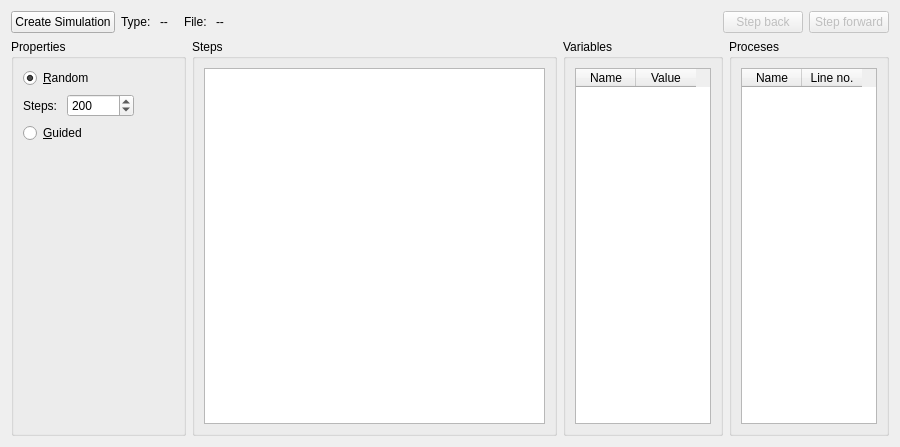
            <widget class="QWidget" name="scrollAreaWidgetContents_4">
             <property name="geometry">
              <rect>
               <x>0</x>
               <y>0</y>
               <width>900</width>
               <height>447</height>
              </rect>
             </property>
             <layout class="QVBoxLayout" name="verticalLayout_3">
              <item>
               <layout class="QHBoxLayout" name="horizontalLayout_4">
                <item>
                 <widget class="QPushButton" name="buttonRandomSim">
                  <property name="sizePolicy">
                   <sizepolicy hsizetype="Maximum" vsizetype="Fixed">
                    <horstretch>0</horstretch>
                    <verstretch>0</verstretch>
                   </sizepolicy>
                  </property>
                  <property name="text">
                   <string>Create Simulation</string>
                  </property>
                 </widget>
                </item>
                <item>
                 <widget class="QLabel" name="type">
                  <property name="sizePolicy">
                   <sizepolicy hsizetype="Fixed" vsizetype="Fixed">
                    <horstretch>0</horstretch>
                    <verstretch>0</verstretch>
                   </sizepolicy>
                  </property>
                  <property name="text">
                   <string>Type: </string>
                  </property>
                 </widget>
                </item>
                <item>
                 <widget class="QLabel" name="labelSimType">
                  <property name="sizePolicy">
                   <sizepolicy hsizetype="Preferred" vsizetype="Fixed">
                    <horstretch>0</horstretch>
                    <verstretch>0</verstretch>
                   </sizepolicy>
                  </property>
                  <property name="text">
                   <string>--</string>
                  </property>
                 </widget>
                </item>
                <item>
                 <spacer name="horizontalSpacer_3">
                  <property name="orientation">
                   <enum>Qt::Horizontal</enum>
                  </property>
                  <property name="sizeType">
                   <enum>QSizePolicy::Fixed</enum>
                  </property>
                  <property name="sizeHint" stdset="0">
                   <size>
                    <width>10</width>
                    <height>20</height>
                   </size>
                  </property>
                 </spacer>
                </item>
                <item>
                 <widget class="QLabel" name="file_2">
                  <property name="sizePolicy">
                   <sizepolicy hsizetype="Fixed" vsizetype="Fixed">
                    <horstretch>0</horstretch>
                    <verstretch>0</verstretch>
                   </sizepolicy>
                  </property>
                  <property name="text">
                   <string>File: </string>
                  </property>
                 </widget>
                </item>
                <item>
                 <widget class="QLabel" name="labelSimFile">
                  <property name="sizePolicy">
                   <sizepolicy hsizetype="Preferred" vsizetype="Fixed">
                    <horstretch>0</horstretch>
                    <verstretch>0</verstretch>
                   </sizepolicy>
                  </property>
                  <property name="text">
                   <string>--</string>
                  </property>
                 </widget>
                </item>
                <item>
                 <spacer name="horizontalSpacer_4">
                  <property name="orientation">
                   <enum>Qt::Horizontal</enum>
                  </property>
                  <property name="sizeHint" stdset="0">
                   <size>
                    <width>40</width>
                    <height>20</height>
                   </size>
                  </property>
                 </spacer>
                </item>
                <item>
                 <widget class="QPushButton" name="buttonSimBackward">
                  <property name="enabled">
                   <bool>false</bool>
                  </property>
                  <property name="text">
                   <string>Step back</string>
                  </property>
                  <property name="icon">
                   <iconset theme="go-previous">
                    <normaloff>.</normaloff>.</iconset>
                  </property>
                 </widget>
                </item>
                <item>
                 <widget class="QPushButton" name="buttonSimForward">
                  <property name="enabled">
                   <bool>false</bool>
                  </property>
                  <property name="text">
                   <string>Step forward</string>
                  </property>
                  <property name="icon">
                   <iconset theme="go-next">
                    <normaloff>.</normaloff>.</iconset>
                  </property>
                 </widget>
                </item>
               </layout>
              </item>
              <item>
               <layout class="QHBoxLayout" name="horizontalLayout_11">
                <item>
                 <layout class="QVBoxLayout" name="Simulation">
                  <item>
                   <widget class="QGroupBox" name="group_newSim">
                    <property name="sizePolicy">
                     <sizepolicy hsizetype="Maximum" vsizetype="Preferred">
                      <horstretch>0</horstretch>
                      <verstretch>0</verstretch>
                     </sizepolicy>
                    </property>
                    <property name="title">
                     <string>Properties</string>
                    </property>
                    <layout class="QVBoxLayout" name="verticalLayout_8">
                     <item>
                      <widget class="QRadioButton" name="radioRandomSim">
                       <property name="text">
                        <string>&amp;Random</string>
                       </property>
                       <property name="checked">
                        <bool>true</bool>
                       </property>
                      </widget>
                     </item>
                     <item>
                      <layout class="QHBoxLayout" name="horizontalLayout">
                       <item>
                        <widget class="QLabel" name="label">
                         <property name="sizePolicy">
                          <sizepolicy hsizetype="Maximum" vsizetype="Preferred">
                           <horstretch>0</horstretch>
                           <verstretch>0</verstretch>
                          </sizepolicy>
                         </property>
                         <property name="text">
                          <string>Steps: </string>
                         </property>
                        </widget>
                       </item>
                       <item>
                        <widget class="QSpinBox" name="spinBoxSteps">
                         <property name="sizePolicy">
                          <sizepolicy hsizetype="Maximum" vsizetype="Fixed">
                           <horstretch>0</horstretch>
                           <verstretch>0</verstretch>
                          </sizepolicy>
                         </property>
                         <property name="maximum">
                          <number>100000</number>
                         </property>
                         <property name="singleStep">
                          <number>100</number>
                         </property>
                         <property name="value">
                          <number>200</number>
                         </property>
                        </widget>
                       </item>
                       <item>
                        <spacer name="horizontalSpacer">
                         <property name="orientation">
                          <enum>Qt::Horizontal</enum>
                         </property>
                         <property name="sizeHint" stdset="0">
                          <size>
                           <width>40</width>
                           <height>20</height>
                          </size>
                         </property>
                        </spacer>
                       </item>
                      </layout>
                     </item>
                     <item>
                      <widget class="QRadioButton" name="radioGuidedSim">
                       <property name="text">
                        <string>&amp;Guided</string>
                       </property>
                      </widget>
                     </item>
                     <item>
                      <spacer name="verticalSpacer_2">
                       <property name="orientation">
                        <enum>Qt::Vertical</enum>
                       </property>
                       <property name="sizeHint" stdset="0">
                        <size>
                         <width>20</width>
                         <height>40</height>
                        </size>
                       </property>
                      </spacer>
                     </item>
                    </layout>
                   </widget>
                  </item>
                 </layout>
                </item>
                <item>
                 <widget class="QGroupBox" name="groupBox_3">
                  <property name="sizePolicy">
                   <sizepolicy hsizetype="Expanding" vsizetype="Expanding">
                    <horstretch>0</horstretch>
                    <verstretch>0</verstretch>
                   </sizepolicy>
                  </property>
                  <property name="title">
                   <string>Steps</string>
                  </property>
                  <layout class="QGridLayout" name="gridLayout">
                   <item row="0" column="0">
                    <widget class="QListWidget" name="listSteps">
                     <property name="enabled">
                      <bool>true</bool>
                     </property>
                     <property name="editTriggers">
                      <set>QAbstractItemView::EditKeyPressed</set>
                     </property>
                     <property name="alternatingRowColors">
                      <bool>true</bool>
                     </property>
                    </widget>
                   </item>
                  </layout>
                 </widget>
                </item>
                <item>
                 <widget class="QGroupBox" name="groupBox_8">
                  <property name="sizePolicy">
                   <sizepolicy hsizetype="Fixed" vsizetype="MinimumExpanding">
                    <horstretch>0</horstretch>
                    <verstretch>0</verstretch>
                   </sizepolicy>
                  </property>
                  <property name="title">
                   <string>Variables</string>
                  </property>
                  <layout class="QGridLayout" name="gridLayout_5">
                   <item row="0" column="0">
                    <widget class="QTableWidget" name="tableVariabels">
                     <property name="sizePolicy">
                      <sizepolicy hsizetype="Minimum" vsizetype="Preferred">
                       <horstretch>0</horstretch>
                       <verstretch>0</verstretch>
                      </sizepolicy>
                     </property>
                     <property name="sizeAdjustPolicy">
                      <enum>QAbstractScrollArea::AdjustToContents</enum>
                     </property>
                     <property name="alternatingRowColors">
                      <bool>false</bool>
                     </property>
                     <property name="showGrid">
                      <bool>true</bool>
                     </property>
                     <attribute name="horizontalHeaderDefaultSectionSize">
                      <number>60</number>
                     </attribute>
                     <attribute name="verticalHeaderVisible">
                      <bool>false</bool>
                     </attribute>
                     <column>
                      <property name="text">
                       <string>Name</string>
                      </property>
                     </column>
                     <column>
                      <property name="text">
                       <string>Value</string>
                      </property>
                     </column>
                    </widget>
                   </item>
                  </layout>
                 </widget>
                </item>
                <item>
                 <widget class="QGroupBox" name="groupBox_9">
                  <property name="sizePolicy">
                   <sizepolicy hsizetype="Fixed" vsizetype="MinimumExpanding">
                    <horstretch>0</horstretch>
                    <verstretch>0</verstretch>
                   </sizepolicy>
                  </property>
                  <property name="title">
                   <string>Proceses</string>
                  </property>
                  <layout class="QGridLayout" name="gridLayout_6">
                   <item row="0" column="0">
                    <widget class="QTableWidget" name="tableProceses">
                     <property name="sizePolicy">
                      <sizepolicy hsizetype="Minimum" vsizetype="Preferred">
                       <horstretch>0</horstretch>
                       <verstretch>0</verstretch>
                      </sizepolicy>
                     </property>
                     <property name="sizeAdjustPolicy">
                      <enum>QAbstractScrollArea::AdjustToContents</enum>
                     </property>
                     <attribute name="horizontalHeaderDefaultSectionSize">
                      <number>60</number>
                     </attribute>
                     <attribute name="verticalHeaderVisible">
                      <bool>false</bool>
                     </attribute>
                     <column>
                      <property name="text">
                       <string>Name</string>
                      </property>
                     </column>
                     <column>
                      <property name="text">
                       <string>Line no.</string>
                      </property>
                     </column>
                    </widget>
                   </item>
                  </layout>
                 </widget>
                </item>
               </layout>
              </item>
             </layout>
            </widget>
